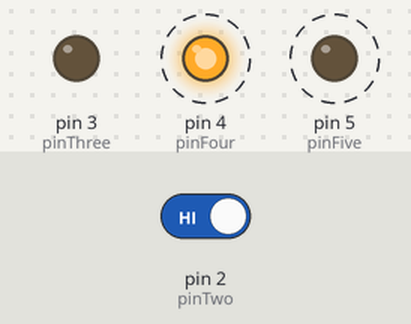
Recording of a sketch running on a simulated Arduino Uno, built with avr-gcc and run on an emulated ATmega328P. Shown: output pins drawn as LEDs (lit = HIGH). Dashed ring = blinking. The test bench sets the inputs (shaded band); at power-on: pin 2 (pinTwo) HIGH.

Above: at 1.8 s.
1.9 s: pin 2 (pinTwo) driven LOW
At 3.0 s:
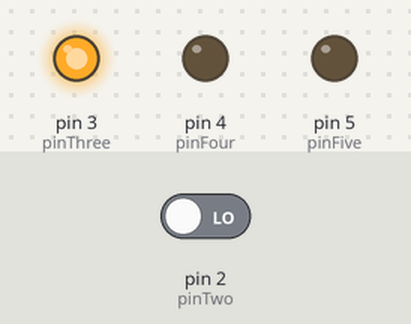
3.5 s: pin 2 (pinTwo) driven HIGH
At 3.62 s:
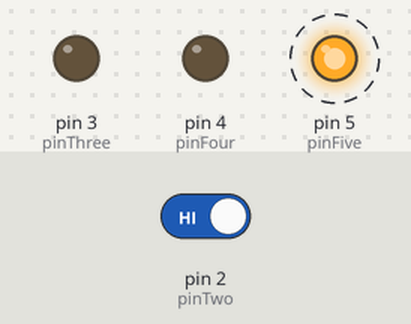
Timing chart, 0 to 12.5 s (numbered marks = the images above; inputs shaded):
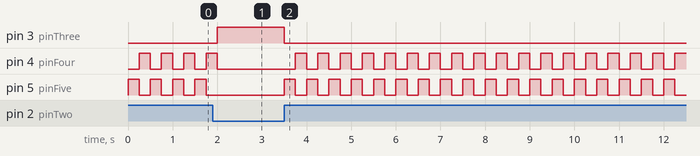

The sketch:

project2.ino
```cpp
/*
 This sketch is a modified version of Project 2 (Spaceship Interface)
 in the Arduino Starter Kit

 Parts required:
 1 green LED
 2 red LEDs
 pushbutton
 10 kilohm resistor
 3 220 ohm resistors

 Original code created 13 September 2012 by Scott Fitzgerald
*/

// Store the voltage state of the pushbutton switch
int switchstate = 0;

void setup(){
  // declare the LED pins as outputs
  pinMode(3,OUTPUT);
  pinMode(4,OUTPUT);
  pinMode(5,OUTPUT);

  // declare the switch pin as an input
  pinMode(2,INPUT);
}

void loop(){

  int pinTwo = 2, pinThree = 3, pinFour = 4, pinFive = 5;
  int timeInMilliseconds = 250;

  // check for voltage on pin 2
  switchstate = digitalRead(pinTwo);

  // if the button is not pressed
  // blink the red LEDs
  if (switchstate == LOW) {
    digitalWrite(pinThree, HIGH); // turn the green LED on
    digitalWrite(pinFour, LOW);  // turn the red LED off
    digitalWrite(pinFive, LOW);  // turn the red LED off
  } else {
  // switch state is high, meaning it has been pressed.
    digitalWrite(pinThree, LOW);  // turn the green LED off
    digitalWrite(pinFour, LOW);  // turn the red LED off
    digitalWrite(pinFive, HIGH); // turn the red LED on

    delay(timeInMilliseconds);
    digitalWrite(pinFour, HIGH); // turn the red LED on
    digitalWrite(pinFive, LOW);  // turn the red LED off

    delay(timeInMilliseconds);
  }
}
```

Measured:
- after the input at 1.9 s, pin 3 (pinThree): LOW → HIGH after 0.10 s; pin 4 (pinFour): goes on until 2.0 s, then stays LOW; pin 5 (pinFive): stops changing and stays LOW
- after the input at 3.5 s, pin 3 (pinThree): HIGH → LOW at once; pin 4 (pinFour): alternates HIGH for 0.25 s and LOW for 0.25 s, starting after 0.25 s; pin 5 (pinFive): alternates HIGH for 0.25 s and LOW for 0.25 s, starting at once
- by itself, pin 4 (pinFour), pin 5 (pinFive): alternates HIGH for 0.25 s and LOW for 0.25 s
